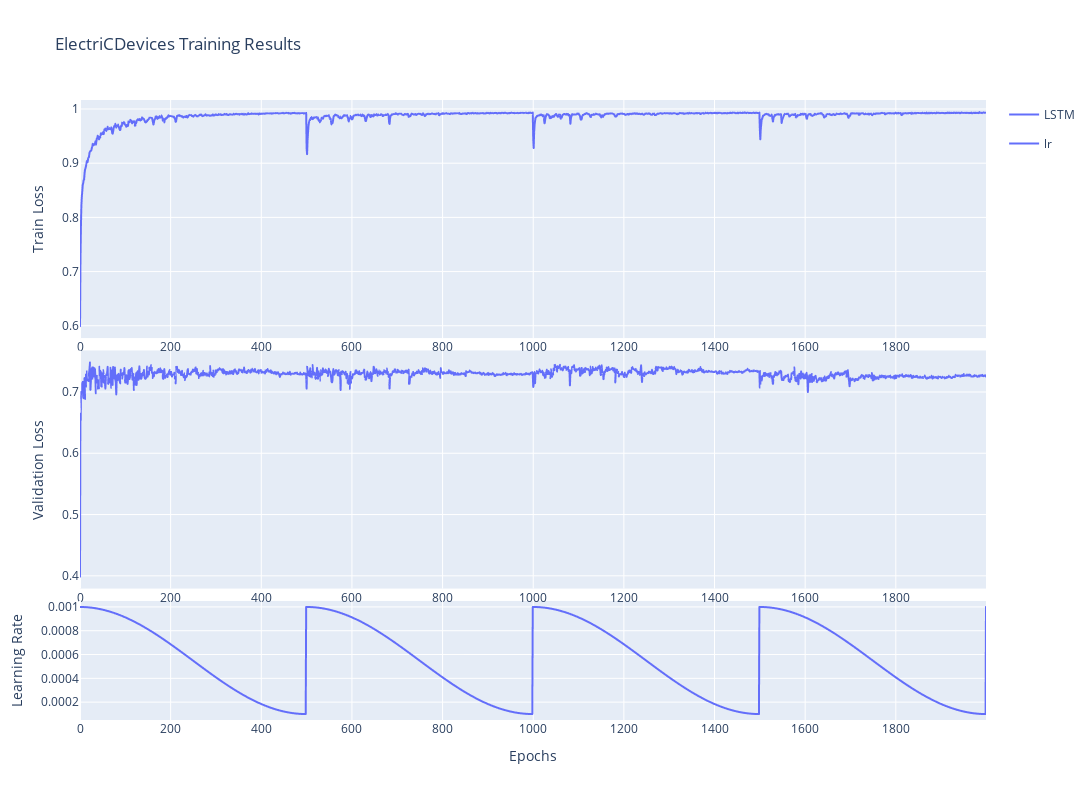

The notebook cell this image was saved under:
### Code cell
log_files = [
    "../pytorch/experiments/LSTM_PosEnc_BN:1 HS:300 NL:3 05_05_2024_19:17:21/ElectricDevices.csv"
]

legend = ["LSTM"]
plot_loss(log_files, legend, "ElectriCDevices")

### Figure 1 — Plotly figure (JSON) as saved in the notebook; plotly's stock layout.template omitted (floating-point values rounded to 4 significant figures; data arrays with more than 128 entries replaced by an {"elided": "..."} marker saying what was removed)
{"data": [{"hovertemplate": "variable=LSTM<br>index=%{x}<br>value=%{y}<extra></extra>", "legendgroup": "LSTM", "line": {"color": "#636efa", "dash": "solid"}, "marker": {"symbol": "circle"}, "mode": "lines", "name": "LSTM", "showlegend": true, "type": "scattergl", "x": {"elided": "2000 int values"}, "xaxis": "x", "y": {"elided": "2000 float values"}, "yaxis": "y"}, {"hovertemplate": "variable=LSTM<br>index=%{x}<br>value=%{y}<extra></extra>", "legendgroup": "LSTM", "line": {"color": "#636efa", "dash": "solid"}, "marker": {"symbol": "circle"}, "mode": "lines", "name": "LSTM", "showlegend": false, "type": "scattergl", "x": {"elided": "2000 int values"}, "xaxis": "x2", "y": {"elided": "2000 float values"}, "yaxis": "y2"}, {"hovertemplate": "variable=lr<br>index=%{x}<br>value=%{y}<extra></extra>", "legendgroup": "lr", "line": {"color": "#636efa", "dash": "solid"}, "marker": {"symbol": "circle"}, "mode": "lines", "name": "lr", "showlegend": true, "type": "scattergl", "x": {"elided": "2000 int values"}, "xaxis": "x3", "y": {"elided": "2000 float values"}, "yaxis": "y3"}], "layout": {"height": 800, "title": {"text": "ElectriCDevices Training Results"}, "width": 1500, "xaxis": {"anchor": "y", "domain": [0, 1]}, "xaxis2": {"anchor": "y2", "domain": [0, 1]}, "xaxis3": {"anchor": "y3", "domain": [0, 1], "title": {"text": "Epochs"}}, "yaxis": {"anchor": "x", "domain": [0.616, 1], "title": {"text": "Train Loss"}}, "yaxis2": {"anchor": "x2", "domain": [0.212, 0.596], "title": {"text": "Validation Loss"}}, "yaxis3": {"anchor": "x3", "domain": [0, 0.192], "title": {"text": "Learning Rate"}}}}
